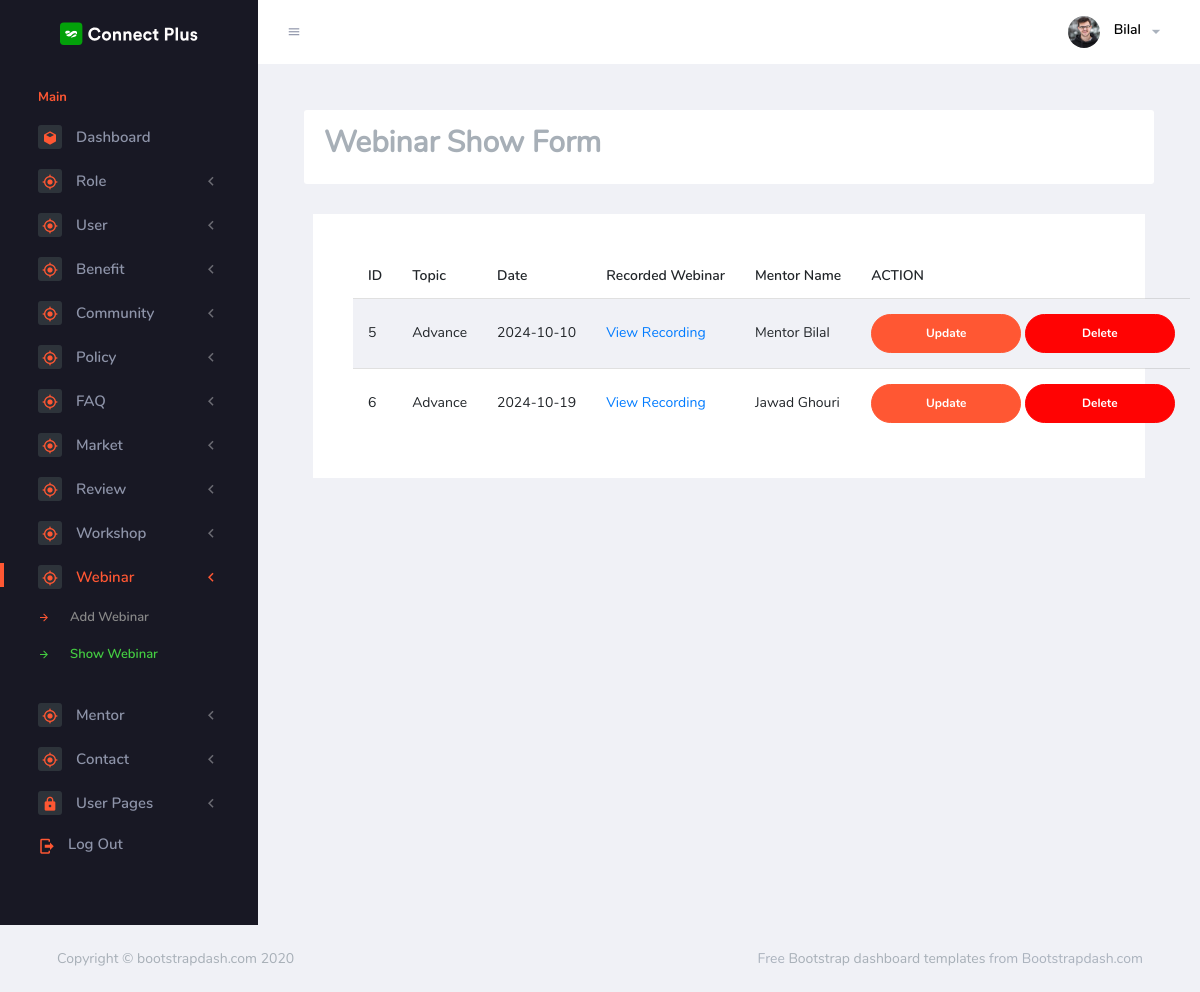
Page /adminpanel/webinarshow.php (signed in) on the committed database.
### tables this page shows
CREATE TABLE `livewebinar` (
  `webinar_id` int(11) NOT NULL,
  `topic` varchar(255) NOT NULL,
  `date` date NOT NULL,
  `recorded_webinar` varchar(255) NOT NULL,
  `mentor_id_FK` int(11) NOT NULL
);

CREATE TABLE `mentor` (
  `mentor_id` int(11) NOT NULL,
  `name` varchar(255) NOT NULL,
  `contact_info` int(11) NOT NULL,
  `bio` varchar(255) NOT NULL,
  `introduction` varchar(255) NOT NULL
);

### adminpanel/webinarshow.php (the view)
<?php
include "header.php";
?>
   <div class="main-panel">
          <div class="content-wrapper">
            <div class="row" id="proBanner">
              <div class="col-12">
                <span class="d-flex align-items-center purchase-popup">
                    <h1>Webinar Show Form</h1>
                </span>
              </div>
            </div>
            <div class="col-lg-12 grid-margin stretch-card">
                <div class="card">
                  <div class="card-body">
                    <table class="table table-striped">
                      <thead>
                        <tr>
                          <th>ID</th>
                          <th>Topic</th>
                          <th>Date</th>
                          <th>Recorded Webinar</th>
                          <th>Mentor Name</th>
                          <th>ACTION</th>
                        </tr>
                      </thead>
                      <tbody>
                        <?php
                        require "connection.php";
                        $qry = "SELECT livewebinar.*, mentor.name FROM `livewebinar`
                                JOIN `mentor` ON mentor.mentor_id = livewebinar.mentor_id_FK";
                        $res = mysqli_query($conn, $qry);
                        while ($row = mysqli_fetch_assoc($res)) {
                          ?>
                        <tr>
                            <td class="py-1"><?php echo $row['webinar_id']; ?></td>
                            <td class="py-1"><?php echo $row['topic']; ?></td>
                            <td class="py-1"><?php echo $row['date']; ?></td>
                            <td class="py-1">
                                <?php if ($row['recorded_webinar']) { ?>
                                    <a href="<?php echo $row['recorded_webinar']; ?>" target="_blank">View Recording</a>
                                <?php } else { ?>
                                    No Recording Available
                                <?php } ?>
                            </td>
                            <td class="py-1"><?php echo $row['name']; ?></td>
                            <td>
                              <a href="webinarupdate.php?updid=<?php echo $row['webinar_id']; ?>">
                                <button type="button" class="btn btn-primary btn-rounded btn-fw">Update</button>
                              </a>
                              <a href="webinardelete.php?dltid=<?php echo $row['webinar_id']; ?>">
                                <button type="button" class="btn btn-danger btn-rounded btn-fw">Delete</button>
                              </a>
                            </td>
                        </tr>
                        <?php } ?>
                      </tbody>
                    </table>
                  </div>
                </div>
            </div>
        </div>
    </div>
</div>
<?php
include "footer.php";
?>

### rows in the picture
livewebinar: webinar_id "5", topic "Advance", date "2024-10-10", mentor_id_FK.name "Mentor Bilal"
livewebinar: webinar_id "6", topic "Advance", date "2024-10-19", mentor_id_FK.name "Jawad Ghouri"

### other values in the picture
$_SESSION['name'] "Bilal"
